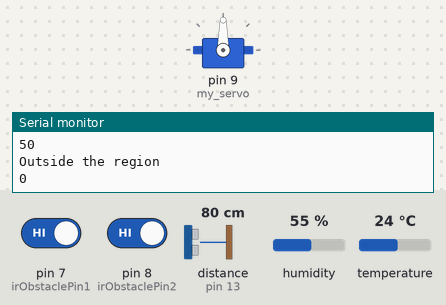
Simulated run of this sketch. Board: Arduino Uno, built with avr-gcc and run on an emulated ATmega328P. Parts: servo, the last lines printed to the serial monitor. Inputs (shaded band) come from the test bench; at power-on: pin 7 (irObstaclePin1) HIGH, pin 8 (irObstaclePin2) HIGH, distance to the obstacle (sensor on pin 13) 80 cm, humidity 55 %, temperature 24 °C. The echo pulse lasts 58.3 µs per cm.

Above: at 4.9 s.
5.0 s: pin 7 (irObstaclePin1) driven LOW
At 12.1 s:
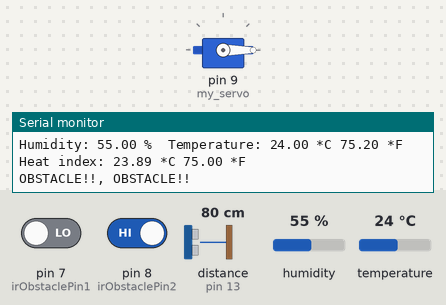
At 16.5 s:
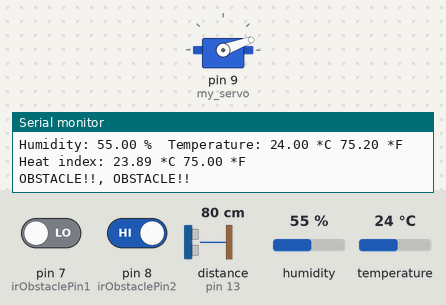
Timing chart, 0 to 39.7 s (numbered marks = the images above; inputs shaded):
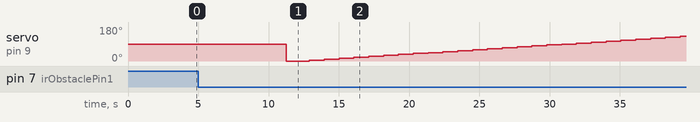

Measured:
- after the input at 5.0 s, servo on pin 9 (my_servo): 90° → 0° after 6.3 s, → 5° 1.7 s later, → 10° 1.1 s later, → 15° 1.1 s later, … (27 changes in this stretch)

The sketch:

spark_Ard.ino
```cpp
// UV SENSOR SCAN
#include <Servo.h>
#include "DHT.h"
#define DHTPIN 5    // what digital pin we're connected to
#define DHTTYPE DHT11
DHT dht(DHTPIN, DHTTYPE);
int trigPin= 12;
int echoPin=13;
float ultra_distance[90]= {0};
float ultra_distance_main[90]= {0};
int angle[91]={0};


Servo my_servo;  // create servo object to control a servo

// IR SENSOR
int irObstaclePin1 = 7;  // This is our input pin
int irObstaclePin2 = 8;  // This is our input pin
int Obstacle1 = HIGH;  // HIGH MEANS NO OBSTACLE
int Obstacle2 = HIGH;  // HIGH MEANS NO OBSTACLE
int count1=0, count2=0,dir;
int inside=50;
int outside=0;

int measure_distance() {
  long duration, distance;
  digitalWrite(trigPin, LOW);
  delayMicroseconds(2);
  digitalWrite(trigPin, HIGH);
  delayMicroseconds(10);
  digitalWrite(trigPin, LOW);
  duration = pulseIn(echoPin, HIGH);
  distance = (duration/2) / 29.1;
  return distance;
}


void setup() {
Serial.println("DHTxx test!");

  dht.begin();
 Serial.println("Sensor Data\n \n\n");
 // UV SENSOR SCAN

  my_servo.attach(9);
  pinMode(trigPin, OUTPUT);
  pinMode(echoPin, INPUT);
  digitalWrite(trigPin,LOW);
  digitalWrite(echoPin,LOW);

// IR SENSOR:
pinMode(irObstaclePin1, INPUT);
pinMode(irObstaclePin2, INPUT);
 Serial.begin(9600);
}
void mysens(){
   // Wait a few seconds between measurements.
  delay(2000);

  // Reading temperature or humidity takes about 250 milliseconds!
  // Sensor readings may also be up to 2 seconds 'old' (its a very slow sensor)
  float h = dht.readHumidity();
  // Read temperature as Celsius (the default)
  float t = dht.readTemperature();
  // Read temperature as Fahrenheit (isFahrenheit = true)
  float f = dht.readTemperature(true);

  // Check if any reads failed and exit early (to try again).
  if (isnan(h) || isnan(t) || isnan(f)) {
    Serial.println("Failed to read from DHT sensor!");
    return;
  }

  // Compute heat index in Fahrenheit (the default)
  float hif = dht.computeHeatIndex(f, h);
  // Compute heat index in Celsius (isFahreheit = false)
  float hic = dht.computeHeatIndex(t, h, false);

  Serial.print("Humidity: ");
  Serial.print(h);
  Serial.print(" %\t");
  Serial.print("Temperature: ");
  Serial.print(t);
  Serial.print(" *C ");
  Serial.print(f);
  Serial.print(" *F\t");
  Serial.print("Heat index: ");
  Serial.print(hic);
  Serial.print(" *C ");
  Serial.print(hif);
  Serial.println(" *F");

}
void uv_detect()
{
  int maximum=0;
  int distance_animal;
  int angle_animal;
   my_servo.write(0);
  delay(600);
  int j=0;
  int index=-2;

  for (int i=0,j=0;i<=180;i+=5,j++)
  {
    my_servo.write(i);
    delay(50);
    angle[j]= i;
    ultra_distance_main[j]= measure_distance();
    delay(1000);
  }
  for (int i=0,j=0;i<=180;i+=5,j++)
  {
    my_servo.write(i);
    delay(50);
    angle[j]= i;
    ultra_distance[j]= measure_distance();
    delay(1000);
  }


  for (int i=0;i<=36;i++)
  {
    Serial.print( ultra_distance_main[i]-ultra_distance[i]);
    Serial.print("\t");
    if(i%6==0){
      Serial.print("\n");
    }
  }

  Serial.print("\n");

  for (int i=0;i<=36;i++)
  {
    int check= ultra_distance_main[i]-ultra_distance[i];
    if (check<-5|| check>5)       // moved
    {
      if(ultra_distance[i]>maximum){
      maximum= ultra_distance[i];
      distance_animal=ultra_distance[i];
      angle_animal=angle[i];
      }

    }
  }
  Serial.print(distance_animal);
  Serial.print("\n");
  Serial.print(angle_animal);
  Serial.print("\n");
  Serial.print("\n");

  my_servo.write(angle_animal);
}


void loop()
{
  mysens();
 count1=0;
 count2=0;
 Obstacle1 = digitalRead(irObstaclePin1);
 Obstacle2 = digitalRead(irObstaclePin2);
 if (Obstacle1 == LOW)
 {
   Serial.println("OBSTACLE!!, OBSTACLE!!");
   count1++;
   delay(5000);
   uv_detect();
 }

 if (Obstacle2 == LOW)
 {
   Serial.println("OBSTACLE!!, OBSTACLE!!");
   count2++;
   delay(5000);
   uv_detect();
 }

 else
{
   Serial.println("CLEAR");
}


dir=count1-count2;
if (dir > 0)
{
  Serial.println("Entering Region");
  inside++;
  outside--;
}


 if (dir < 0)
{
  Serial.println("Exiting Region");
  outside++;
  inside--;
}

Serial.println("Inside the region");
Serial.println(inside);
Serial.println("Outside the region");
Serial.println(outside);


}
```
